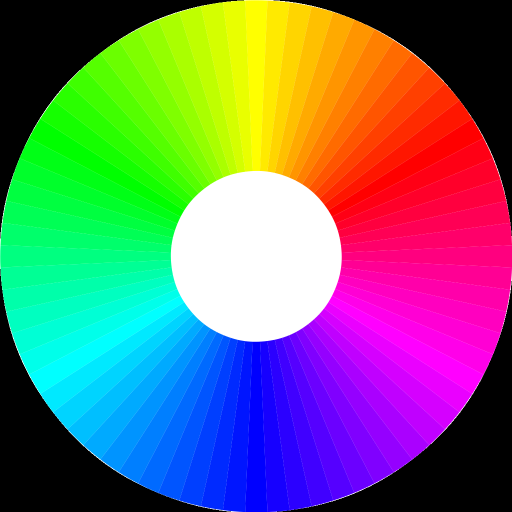
#> input picture PythonForStm/RGB.png, 1024 x 1024 px (shown at 1/2 size)
$ python HSV_boundaries.py
#> lines starting #> are read from the running program, lines starting #| are printed output that depends on the picture; after the words box and inside, x2 and y2 are one past the last pixel; in counts of white or black regions, pixels touching at a corner belong together
import cv2
import numpy as np

#Что бы заполнить Trackbar
def nothing(x):
	pass

#Получаем картинку
image_RGB=cv2.imread('RGB.png')
#> image_RGB is the input picture: shape (1024, 1024, 3); mean B, G, R 112.5, 112.5, 112.5

#Выводим картинку на экран
cv2.imshow('Original',image_RGB)


image_RGB = cv2.resize(image_RGB,(480,360))
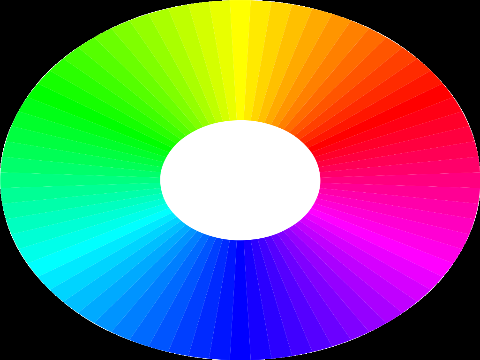
#> image_RGB: shape (360, 480, 3); mean B, G, R 112.5, 112.5, 112.5
#Преобразовываем в формат HSV и в нужные размеры картинки
image_HSV=cv2.cvtColor(image_RGB, cv2.COLOR_BGR2HSV)
#> image_HSV: shape (360, 480, 3); mean H, S, V 62.5, 177.2, 201
#image_HSV = cv2.resize(image_HSV,(480,360))


#Создание окна в котором создаются последующие виджеты
cv2.namedWindow('image')

#Создание ползунков и их значение
cv2.createTrackbar('DownH','image', 0, 255, nothing)
#> slider 'DownH' is set to 85
cv2.createTrackbar('DownS','image', 0, 255, nothing)
#> slider 'DownS' is set to 85
cv2.createTrackbar('DownV','image', 0, 255, nothing)
#> slider 'DownV' is set to 85

cv2.createTrackbar('UpH','image', 255, 255, nothing)
cv2.createTrackbar('UpS','image', 255, 255, nothing)
cv2.createTrackbar('UpV','image', 255, 255, nothing)


while (1):

	#Снимаем значение ползунков отвечающих за нижние границы
	DownH = cv2.getTrackbarPos('DownH','image')
	DownS = cv2.getTrackbarPos('DownS','image')
	DownV = cv2.getTrackbarPos('DownV','image')
	#Снимаем значение ползунков отвечающих за верхние границы
	UpH = cv2.getTrackbarPos('UpH','image')
	UpS = cv2.getTrackbarPos('UpS','image')
	UpV = cv2.getTrackbarPos('UpV','image')

	#Создаем многомерные массивы для верхний и нижних границ
	downArray = np.array([DownH, DownS, DownV])
	upArray = np.array([UpH, UpS, UpV])

	#Получаем выделенное изображение в заданных пределлах
	mask = cv2.inRange(image_HSV,downArray,upArray)
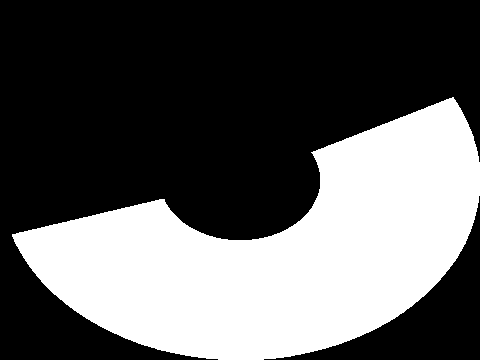
#> mask: shape (360, 480); 36.9% white; 1 white region, box (x1, y1, x2, y2) and area: (12, 97, 480, 360) 63796

	res = cv2.bitwise_and(image_RGB,image_RGB, mask= mask)
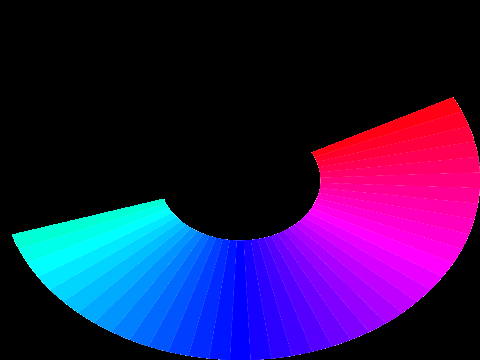
#> res: shape (360, 480, 3); mean B, G, R 79.9, 21.5, 43.8
	#Выводим результат
	#cv2.imshow('image',mask)
	cv2.imshow('image',res)


	if cv2.waitKey(30)==27:
#> (key Esc is pressed here)
		break
